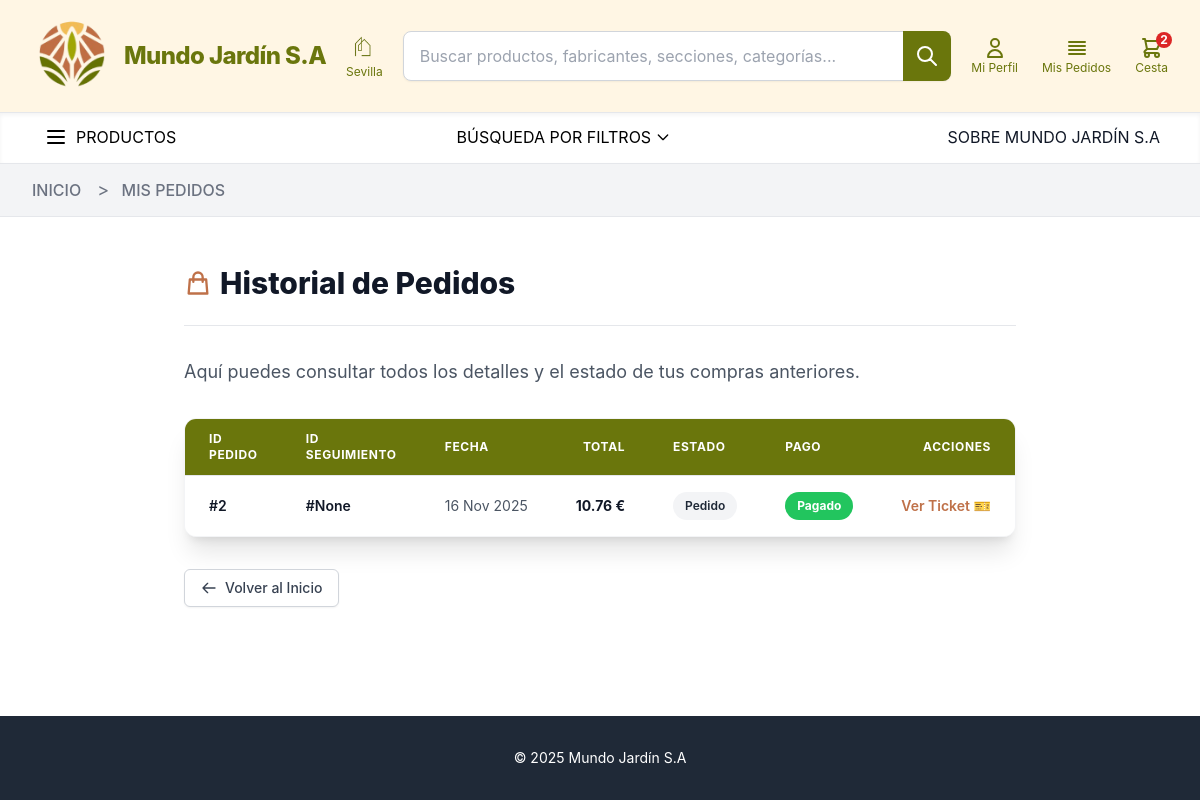
/perfil/pedidos/ (signed in), run on the app's committed database.
### home/models.py (models this page shows, shortened)
class Pedido(models.Model):
    usuario_cliente = models.ForeignKey('UsuarioCliente', on_delete=models.SET_NULL,  blank=True, null=True)
    fecha_creacion = models.DateTimeField(auto_now_add=True)
    estado = models.CharField(max_length=20, choices=EstadoPedido.choices, default=EstadoPedido.PEDIDO)
    subtotal_importe = models.DecimalField(max_digits=10, decimal_places=2, default=0.00)
    coste_entrega = models.DecimalField(max_digits=10, decimal_places=2, default=0.00)
    total_importe = models.DecimalField(max_digits=10, decimal_places=2, default=0.00)
    metodo_pago = models.CharField(max_length=20, choices=TipoPago.choices, default=TipoPago.PASARELA_PAGO)
    tipo_envio = models.CharField(max_length=20, choices=TipoEnvio.choices, default=TipoEnvio.RECOGIDA_TIENDA)
    direccion_envio = models.CharField(max_length=255, blank=True, null=True)
    correo_electronico = models.EmailField()
    telefono = models.CharField(max_length=15, blank=True)
    pago = models.BooleanField(default=False)
    tracking_id = models.CharField(max_length=50, unique=True, blank = True, null = True, verbose_name="ID de seguimiento")
    MINIMO_ENVIO_GRATUITO = Decimal('50.00')
    COSTO_ESTANDAR_ENVIO = Decimal('5.00')

### perfil/views.py (the view)
# urls.py: path('pedidos/', views.lista_pedidos_cliente, name='lista_pedidos_cliente'),
@login_required
def lista_pedidos_cliente(request):
    try:
        usuario_cliente = request.user.usuariocliente
    except UsuarioCliente.DoesNotExist:
        messages.error(request, "Tu perfil no está registrado como cliente.")
        return redirect('perfil:mi_perfil')
    pedidos = Pedido.objects.filter(usuario_cliente=usuario_cliente).order_by('fecha_creacion')
    context = {
        'pedidos': pedidos,
    }
    return render(request, 'lista_pedidos_cliente.html', context)

### home/context_processors.py (called while the page is built)
def productos_en_cesta(request):
    total_items = 0
    if request.user.is_authenticated:
        try:
            cesta = CestaCompra.objects.get(usuario_cliente__usuario=request.user)
        except CestaCompra.DoesNotExist:
            cesta = None
    else:
        session_id = request.session.get("cesta_id")
        cesta = CestaCompra.objects.filter(session_id=session_id).first() if session_id else None
    if cesta:
        total_items = sum(item.cantidad for item in cesta.items.all())
    return {'total_items_cesta': total_items}

### perfil/templates/lista_pedidos_cliente.html (shortened to what this page needs)
{% extends 'base.html' %}
{% load static %}
{% block breadcrumbs %}
    <li>
        <span class="text-lg text-gray-500 mx-2">></span>
        <span class="text-base font-medium text-gray-500">
            MIS PEDIDOS
        </span>
    </li>
{% endblock breadcrumbs %}
{% block content %}
<main class="py-12">
    <div class="max-w-4xl mx-auto px-4 sm:px-6 lg:px-8">
        <h1 class="text-3xl font-extrabold text-gray-900 mb-6 flex items-center">
            <svg class="w-7 h-7 mr-2 text-[#bf7149]" fill="none" stroke="currentColor" viewBox="0 0 24 24" xmlns="http://www.w3.org/2000/svg"><path stroke-linecap="round" stroke-linejoin="round" stroke-width="2" d="M16 11V7a4 4 0 00-8 0v4M5 9h14l1 12H4L5 9z"></path></svg>
            Historial de Pedidos
        </h1>
        <hr class="mb-8">
        <p class="text-lg text-gray-600 mb-8">
            Aquí puedes consultar todos los detalles y el estado de tus compras anteriores.
        </p>
        <div class="bg-white shadow-xl rounded-xl overflow-hidden border border-gray-100">
            {% if pedidos %}
            <div class="overflow-x-auto">
                <table class="min-w-full divide-y divide-gray-200">
                    <thead class="bg-[#6a760c]">
                        <tr>
                            <th scope="col" class="px-6 py-3 text-left text-xs font-bold text-white uppercase tracking-wider">
                                ID Pedido
                            </th>
                            <th scope="col" class="px-6 py-3 text-left text-xs font-bold text-white uppercase tracking-wider">
                                ID Seguimiento
                            </th>
                            <th scope="col" class="px-6 py-3 text-left text-xs font-bold text-white uppercase tracking-wider">
                                Fecha
                            </th>
                            <th scope="col" class="px-6 py-3 text-right text-xs font-bold text-white uppercase tracking-wider">
                                Total
                            </th>
                            <th scope="col" class="px-6 py-3 text-left text-xs font-bold text-white uppercase tracking-wider">
                                Estado
                            </th>
                            <th scope="col" class="px-6 py-3 text-left text-xs font-bold text-white uppercase tracking-wider">
                                Pago
                            </th>
                            <th scope="col" class="px-6 py-3 text-right text-xs font-bold text-white uppercase tracking-wider">
                                Acciones
                            </th>
                        </tr>
                    </thead>
                    <tbody class="bg-white divide-y divide-gray-200">
                        {% for pedido in pedidos %}
                        <tr>
                            <td class="px-6 py-4 whitespace-nowrap text-sm font-semibold text-gray-900">
                                #{{ pedido.id }}
                            </td>
                            <td class="px-6 py-4 whitespace-nowrap text-sm font-semibold text-gray-900">
                                #{{ pedido.tracking_id }}
                            </td>
                            <td class="px-6 py-4 whitespace-nowrap text-sm text-gray-600">
                                {{ pedido.fecha_creacion|date:"d M Y" }}
                            </td>
                            <td class="px-6 py-4 whitespace-nowrap text-right text-sm font-bold text-gray-900">
                                {{ pedido.total_importe|floatformat:2 }} €
                            </td>
                            <td class="px-6 py-4 whitespace-nowrap text-sm">
                                {% if pedido.estado == 'COMPLETADO' %}
                                    <span class="px-3 py-1 inline-flex text-xs leading-5 font-semibold rounded-full bg-green-100 text-green-800">Completado</span>
                                {% elif pedido.estado == 'PENDIENTE' %}
                                    <span class="px-3 py-1 inline-flex text-xs leading-5 font-semibold rounded-full bg-yellow-100 text-yellow-800">Pendiente</span>
                                {% elif pedido.estado == 'EN_ENVIO' %}
                                    <span class="px-3 py-1 inline-flex text-xs leading-5 font-semibold rounded-full bg-blue-100 text-blue-800">En Envío</span>
                                {% else %}
                                    <span class="px-3 py-1 inline-flex text-xs leading-5 font-semibold rounded-full bg-gray-100 text-gray-800">{{ pedido.get_estado_display }}</span>
                                {% endif %}
                            </td>
                            <td class="px-6 py-4 whitespace-nowrap text-sm font-medium">
                                {% if pedido.pago %}
                                    <span class="px-3 py-1 inline-flex text-xs leading-5 font-bold rounded-full bg-green-500 text-white">Pagado</span>
                                {% else %}
                                    <span class="px-3 py-1 inline-flex text-xs leading-5 font-bold rounded-full bg-red-500 text-white">Pendiente</span>
                                {% endif %}
                            </td>
                            <td class="px-6 py-4 whitespace-nowrap text-right text-sm font-medium">
                                <a href="{% url 'perfil:ver_ticket' pedido.id %}"
                                    class="text-[#bf7149] hover:text-[#a95d3c] transition duration-150 font-semibold flex items-center justify-end">
                                    Ver Ticket 🎫
                                </a>
                            </td>
                        </tr>
                        {% endfor %}
                    </tbody>
                </table>
            </div>
            {% else %}
            <div class="p-8 text-center">
                <p class="text-gray-500 text-lg">No tienes pedidos registrados.</p>
                <p class="text-gray-500 mt-2">¡Es un buen momento para explorar nuestros productos!</p>
            </div>
            {% endif %}
        </div>
        <div class="mt-8 text-center sm:text-left">
            <a href="{% url 'home' %}"
                class="inline-flex items-center px-4 py-2 border border-gray-300 shadow-sm text-sm font-medium rounded-md text-gray-700 bg-white hover:bg-gray-50">
                <svg class="w-4 h-4 mr-2" fill="none" stroke="currentColor" viewBox="0 0 24 24" xmlns="http://www.w3.org/2000/svg">
                    <path stroke-linecap="round" stroke-linejoin="round" stroke-width="2" d="M10 19l-7-7m0 0l7-7m-7 7h18"></path>
                </svg>
                Volver al Inicio
            </a>
        </div>
    </div>
</main>
{% endblock content %}

### home/templates/base.html (style rules this page uses)
body { font-family: 'Inter', sans-serif; }

### data on the page
Pedido: id "2", tracking_id "None", fecha_creacion "16 Nov 2025", total_importe "10.76", estado "Pedido", pago "Pagado"

### other printed values
{{ total_items_cesta }} "2"
